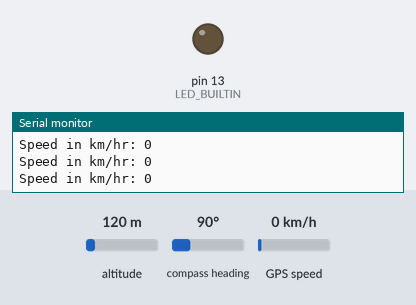
Simulated run of this sketch. Board: Arduino Uno, built with avr-gcc and run on an emulated ATmega328P. On the bench: output pins drawn as LEDs (lit = HIGH), the last lines printed to the serial monitor. Inputs (shaded band) come from the test bench; at power-on: GPS speed 0 km/h, altitude 120 m, compass heading 90°. The GPS gets a fix after 3 s at 37.7749, -122.4194 with 8 satellites.

Above: at 1.2 s.
1.3 s: GPS speed set to 2 km/h
At 4.6 s:
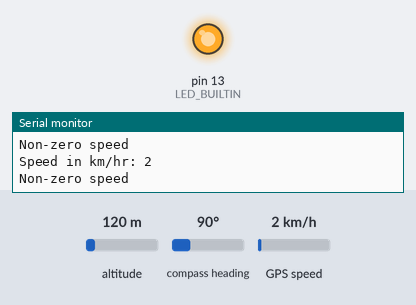
Timing chart, 0 to 6.1 s (numbered marks = the images above; inputs shaded):
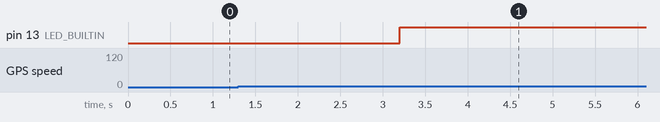

The sketch:

GPS-Builtin-Blink.ino
```cpp
//Routine blinks onboard LED if speed in not zero
//By Jeremy S. Cook 3/29/2019

#include <TinyGPS++.h>
#include <SoftwareSerial.h>

const int RXPin = 4, TXPin = 3;
const uint32_t GPSBaud = 9600;
int speedK;

//TinyGPS++ object
TinyGPSPlus gps;

//Serial setup
SoftwareSerial ss(RXPin, TXPin);

void setup()
{
  Serial.begin(9600);
  ss.begin(GPSBaud);

  Serial.println("speed on/off lighting");
  pinMode(LED_BUILTIN, OUTPUT);
}

void loop()
{

  speedK = gps.speed.kmph();
  Serial.print("Speed in km/hr: "); Serial.println(speedK);
  if (speedK > 0){
    Serial.println("Non-zero speed");
    digitalWrite(LED_BUILTIN, HIGH);
  }
  else digitalWrite(LED_BUILTIN, LOW);
  delay(100);
  //expand this to use RGB LED, perhaps printed case, put on bike eventually?
  while (ss.available()) gps.encode(ss.read());
}
```

Measured:
- the behaviour switches between 0 and 1 km/h on GPS speed (found by bisection; images 0 and 1)
- after the input at 1.3 s, pin 13 (LED_BUILTIN): LOW → HIGH after 1.9 s
